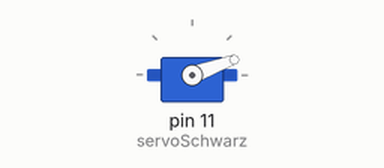
Simulated run of this sketch. Board: Arduino Uno, built with avr-gcc and run on an emulated ATmega328P. Shown: servo. What the sketch prints to the serial monitor is not drawn.

Above: at 0.05 s.
At 6.0 s:
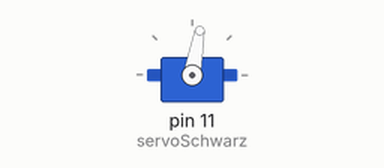
At 12.0 s:
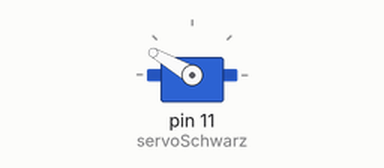
Timing chart, 0 to 15.6 s (numbered marks = the images above):
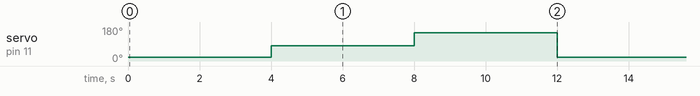

Measured:
- by itself, servo on pin 11 (servoSchwarz): repeats every 12.0 s: 150° 4.0 s, 20° 4.0 s, 80° 4.0 s

The sketch:

Servo.ino
```cpp
#include <Servo.h>

Servo servoSchwarz;


void setup() {
  Serial.begin(9600);
  Serial.setTimeout(10); // verringert Wartezeit auf 10ms
  servoSchwarz.attach(11);

}

void loop() {
  servoSchwarz.write(20);
  Serial.write("-70");
  delay(4000);
  servoSchwarz.write(80);
  Serial.write("80");
  delay(4000);
  servoSchwarz.write(150);
  Serial.write("180");
  delay(4000);
}
```
